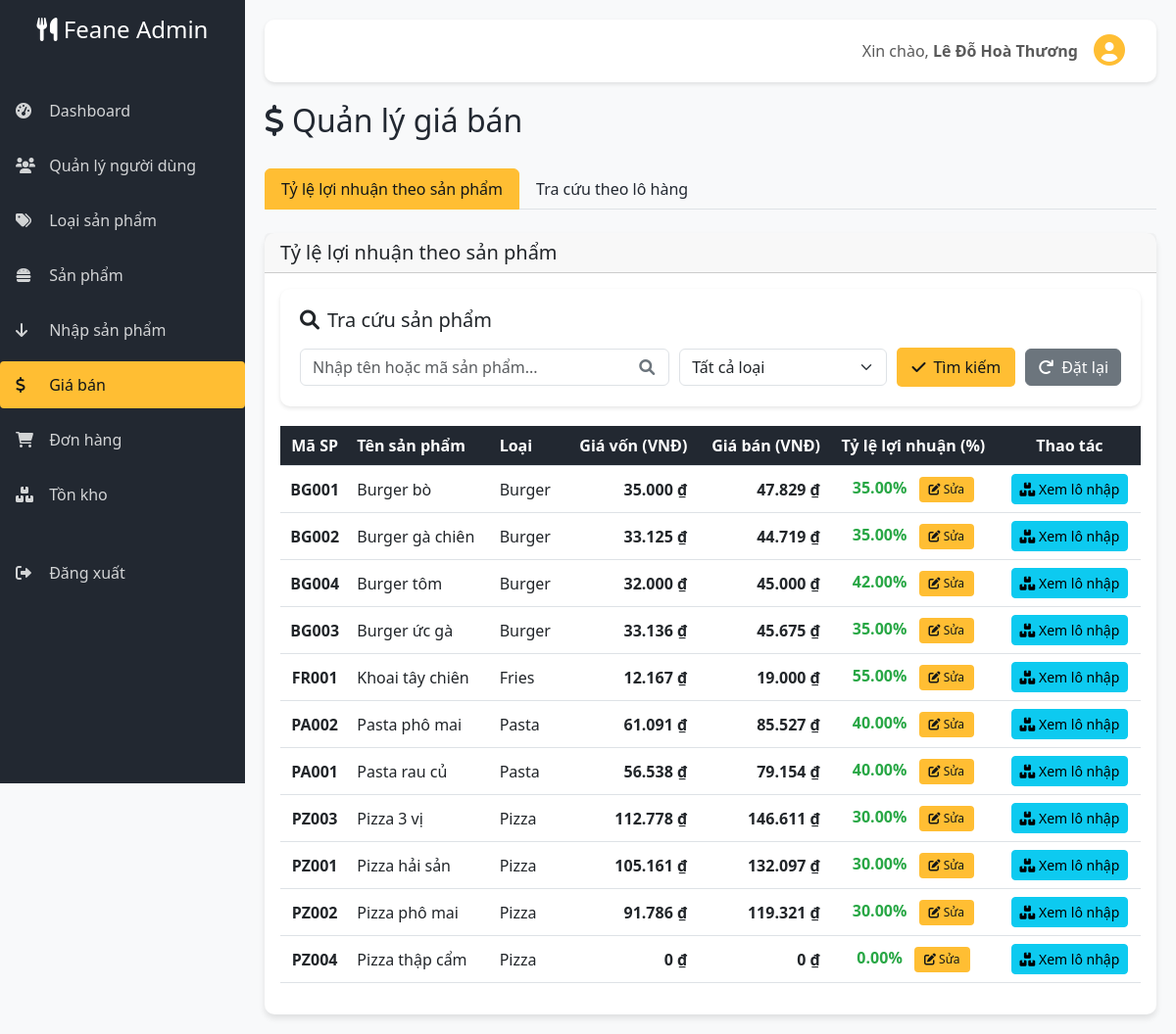
/admin/pricing.php (signed in), run on an earlier commit of the app's database.
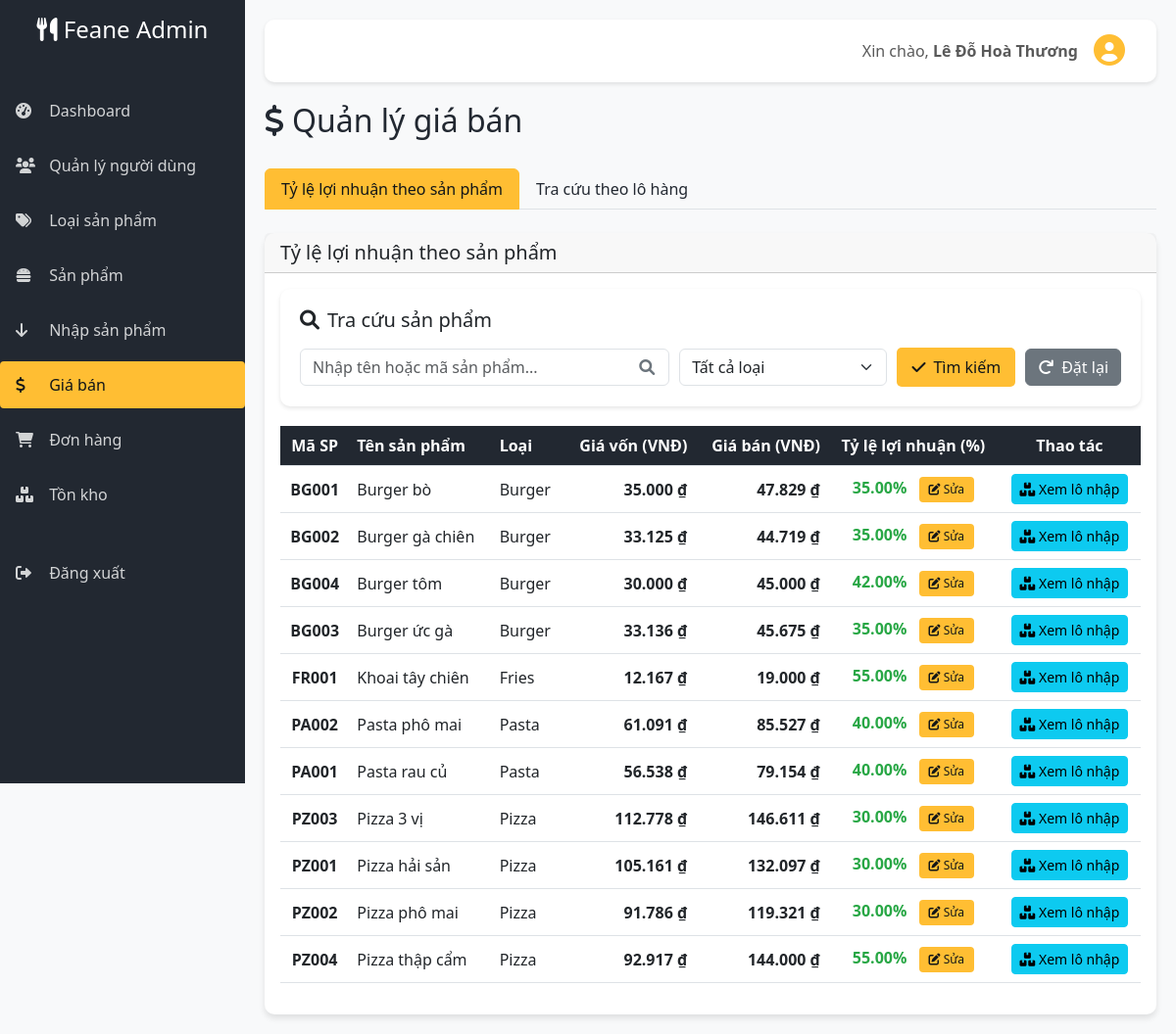
And on a later commit of the database.
### tables this page shows
CREATE TABLE `products` (
  `id` int(11) NOT NULL,
  `code` varchar(20) NOT NULL,
  `name` varchar(200) NOT NULL,
  `category_id` int(11) NOT NULL,
  `description` text DEFAULT NULL,
  `image` varchar(255) DEFAULT NULL,
  `cost_price` decimal(10,2) NOT NULL,
  `selling_price` decimal(10,2) NOT NULL,
  `stock_quantity` int(11) DEFAULT 0,
  `status` enum('active','inactive') DEFAULT 'active',
  `created_at` timestamp NOT NULL DEFAULT current_timestamp(),
  `updated_at` timestamp NOT NULL DEFAULT current_timestamp() ON UPDATE current_timestamp(),
  `profit_percentage` int(11) DEFAULT NULL
);

CREATE TABLE `categories` (
  `id` int(11) NOT NULL,
  `name` varchar(100) NOT NULL,
  `description` text DEFAULT NULL,
  `image` varchar(255) DEFAULT NULL,
  `status` enum('active','inactive') DEFAULT 'active',
  `created_at` timestamp NOT NULL DEFAULT current_timestamp(),
  `updated_at` timestamp NOT NULL DEFAULT current_timestamp() ON UPDATE current_timestamp()
);

### admin/pricing.php (the view, shortened to what the changed rows need)
<?php
$host = 'localhost';
$dbname = 'fast_food';
$username = 'root';
$password = '';
try {
    $pdo = new PDO("mysql:host=$host;dbname=$dbname;charset=utf8mb4", $username, $password);
    $pdo->setAttribute(PDO::ATTR_ERRMODE, PDO::ERRMODE_EXCEPTION);
    $pdo->setAttribute(PDO::ATTR_DEFAULT_FETCH_MODE, PDO::FETCH_ASSOC);
} catch (PDOException $e) {
    die("Database connection failed: " . $e->getMessage());
}
function formatVND($amount) {
    return number_format($amount, 0, ',', '.') . ' ₫';
}
$stmt = $pdo->query("
    SELECT p.id, p.code, p.name, p.cost_price, p.selling_price,
           p.profit_percentage, c.name as category_name, c.id as category_id
    FROM products p
    JOIN categories c ON p.category_id = c.id
    WHERE p.status = 'active'
    ORDER BY c.name, p.name
");
$products = $stmt->fetchAll();
?>
<!DOCTYPE html>
<html lang="vi">
<head>
    <link href="https://cdn.jsdelivr.net/npm/bootstrap@5.3.0-alpha1/dist/css/bootstrap.min.css" rel="stylesheet">
    <link rel="stylesheet" href="https://cdnjs.cloudflare.com/ajax/libs/font-awesome/6.0.0/css/all.min.css">
</head>
<body>
    <div class="main-content">
        <div class="page-header">
            <h2><i class="fas fa-dollar-sign me-2"></i>Quản lý giá bán</h2>
        </div>
        <div class="tab-content" id="pricingTabsContent">
            <div class="tab-pane fade show active" id="product">
                <div class="card card-custom mt-4">
                    <div class="card-body">
                        <div class="table-responsive">
                            <table class="table table-hover">
                                <thead>
                                    <tr>
                                        <th class="text-center">Mã SP</th>
                                        <th>Tên sản phẩm</th>
                                        <th>Loại</th>
                                        <th class="text-end">Giá vốn (VNĐ)</th>
                                        <th class="text-end">Giá bán (VNĐ)</th>
                                        <th class="text-center">Tỷ lệ lợi nhuận (%)</th>
                                        <th class="text-center">Thao tác</th>
                                    </tr>
                                </thead>
                                <tbody id="product-tbody">
                                    <?php foreach ($products as $product): ?>
                                    <tr data-id="<?php echo $product['id']; ?>"
                                        data-cost="<?php echo $product['cost_price']; ?>"
                                        data-category-id="<?php echo $product['category_id']; ?>">
                                        <td class="text-center"><strong><?php echo htmlspecialchars($product['code']); ?></strong></td>
                                        <td><?php echo htmlspecialchars($product['name']); ?></td>
                                        <td><?php echo htmlspecialchars($product['category_name']); ?></td>
                                        <td class="cost-price text-end"><?php echo formatVND($product['cost_price']); ?></td>
                                        <td class="selling-price text-end"><?php echo formatVND($product['selling_price']); ?></td>
                                        <td class="text-center">
                                            <div id="profit-cell-<?php echo $product['id']; ?>">
                                                <span class="profit-percentage"><?php echo number_format($product['profit_percentage'], 2); ?>%</span>
                                                <button class="edit-profit-btn ms-2" data-id="<?php echo $product['id']; ?>" data-profit="<?php echo $product['profit_percentage']; ?>">
                                                    <i class="fas fa-edit"></i> Sửa
                                                </button>
                                            </div>
                                        </td>
                                        <td class="text-center">
                                            <button class="btn btn-sm btn-info view-lots" data-id="<?php echo $product['id']; ?>" data-name="<?php echo htmlspecialchars($product['name']); ?>">
                                                <i class="fas fa-boxes"></i> Xem lô nhập
                                            </button>
                                        </td>
                                    </tr>
                                    <?php endforeach; ?>
                                </tbody>
                            </table>
                        </div>
                    </div>
                </div>
            </div>
        </div>
    </div>
</body>
</html>

What changed in the data, as far as the page shows it:
changed products "BG004": cost_price "32.000 ₫" → "30.000 ₫"
changed products "PZ004": cost_price "0 ₫" → "92.917 ₫"; selling_price "0 ₫" → "144.000 ₫"; profit_percentage "0.00" → "55.00"
